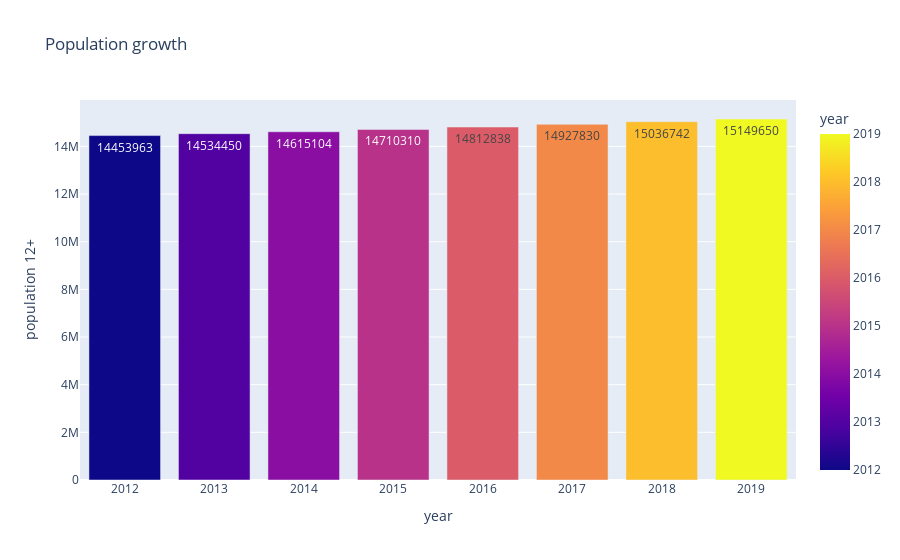

Write notebook code for a chart like this one.
### Code cell
fig = px.bar(df,
             x = 'year',
             y = 'population 12+',
             title = 'Population growth',
             color = 'year',
             text = 'population 12+',
)
fig.show()

### Figure 1 — Plotly figure (JSON) as saved in the notebook; plotly's stock layout.template omitted (floating-point values rounded to 4 significant figures)
{"data": [{"alignmentgroup": "True", "hovertemplate": "year=%{marker.color}<br>population 12+=%{text}<extra></extra>", "legendgroup": "", "marker": {"color": [2012, 2013, 2014, 2015, 2016, 2017, 2018, 2019], "coloraxis": "coloraxis", "pattern": {"shape": ""}}, "name": "", "offsetgroup": "", "orientation": "v", "showlegend": false, "text": [14453963, 14534450, 14615104, 14710310, 14812838, 14927830, 15036742, 15149650], "textposition": "auto", "type": "bar", "x": [2012, 2013, 2014, 2015, 2016, 2017, 2018, 2019], "xaxis": "x", "y": [14453963, 14534450, 14615104, 14710310, 14812838, 14927830, 15036742, 15149650], "yaxis": "y"}], "layout": {"barmode": "relative", "coloraxis": {"colorbar": {"title": {"text": "year"}}, "colorscale": [[0, "#0d0887"], [0.1111, "#46039f"], [0.2222, "#7201a8"], [0.3333, "#9c179e"], [0.4444, "#bd3786"], [0.5556, "#d8576b"], [0.6667, "#ed7953"], [0.7778, "#fb9f3a"], [0.8889, "#fdca26"], [1, "#f0f921"]]}, "legend": {"tracegroupgap": 0}, "title": {"text": "Population growth"}, "xaxis": {"anchor": "y", "domain": [0, 1], "title": {"text": "year"}}, "yaxis": {"anchor": "x", "domain": [0, 1], "title": {"text": "population 12+"}}}}
